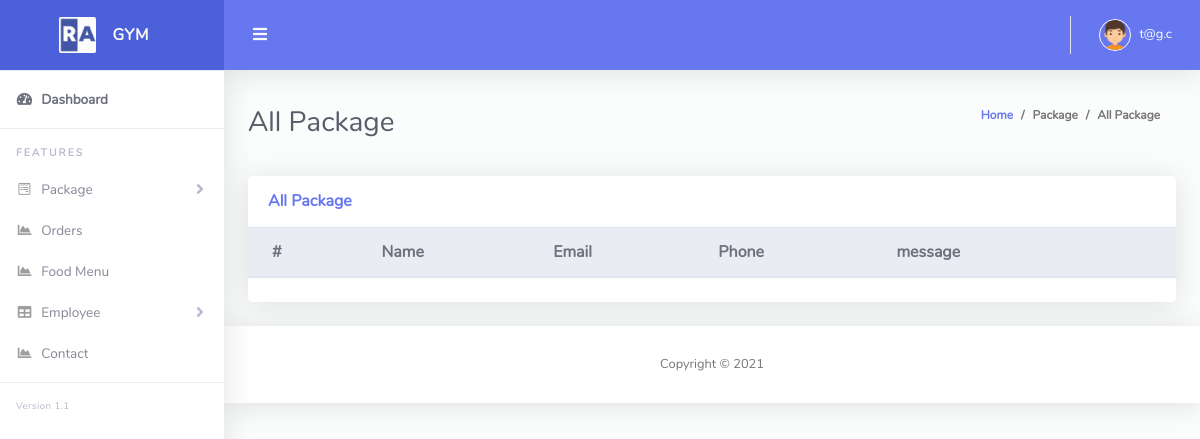
The page /admin/contact.php (signed in) on the database as committed earlier.
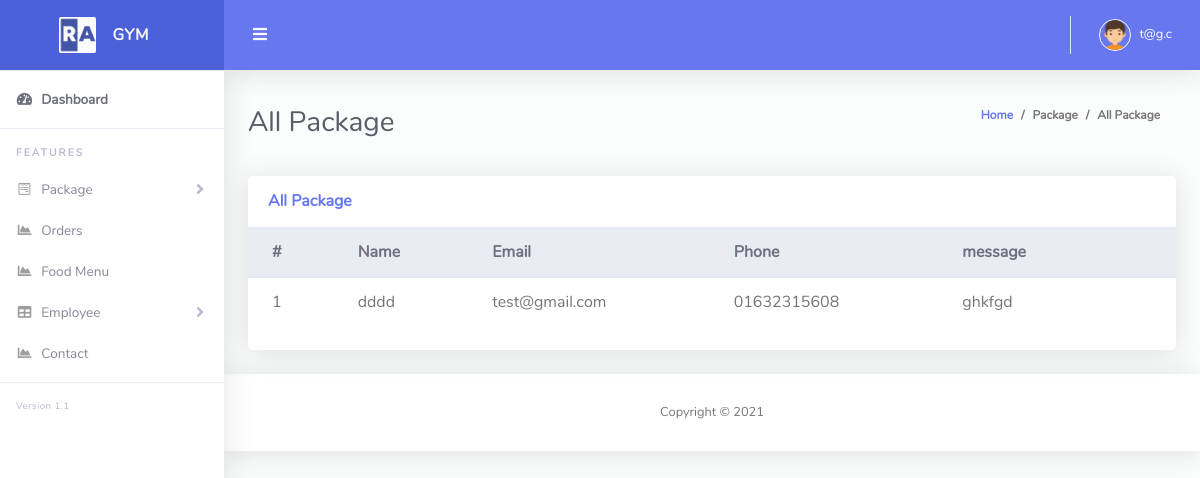
The same page on the database as committed later.
### tables this page shows
CREATE TABLE `contact_table` (
  `id` int(11) NOT NULL,
  `name` varchar(151) NOT NULL,
  `email` varchar(150) NOT NULL,
  `phone` varchar(150) NOT NULL,
  `message` text NOT NULL
);

### Classes/DB.php (called while the page is built, shortened)
<?php
class DB
{
    public $servername = "localhost";
    public $username = "root";
    public $password = "";
    public $dbname = "gym";
    public function connect(){
        $this->conn = new mysqli($this->servername, $this->username, $this->password, $this->dbname);
        if ($this->conn->connect_error) {
          die("Connection failed: " . $this->conn->connect_error);
        }
        else{
            return $msg =  "connected";
        }
    }
}
?>

### Classes/ContactClass.php (called while the page is built, shortened)
<?php
include_once 'db.php';
class ContactClass extends DB
{
        public function viewContact(){
            $qry = "SELECT * from contact_table";
			$result = $this->conn->query($qry);
            return $result;
        }
    }

### admin/contact.php (the view, shortened to what this page needs)
<?php include 'layouts/header.php';
?>
<div class="container-fluid" id="container-wrapper">
    <div class="d-sm-flex align-items-center justify-content-between mb-4">
    <h1 class="h3 mb-0 text-gray-800">All Package</h1>
    <ol class="breadcrumb">
        <li class="breadcrumb-item"><a href="./">Home</a></li>
        <li class="breadcrumb-item">Package</li>
        <li class="breadcrumb-item active" aria-current="page">All Package</li>
    </ol>
    </div>
    <div class="row">
        <div class="col-lg-12 mb-4">
            <div class="card">
            <div class="card-header py-3 d-flex flex-row align-items-center justify-content-between">
                <h6 class="m-0 font-weight-bold text-primary">All Package</h6>
            </div>
            <div class="table-responsive">
                <table class="table align-items-center table-flush">
                <thead class="thead-light">
                    <tr>
                        <th>#</th>
                        <th> Name</th>
                        <th>Email</th>
                        <th>Phone</th>
                        <th>message</th>
                        <th></th>
                    </tr>
                </thead>
                <tbody>
                    <?php
                        $i = 0;
                        $viewdata = $cont->viewContact();
                        foreach($viewdata as $value){
                    ?>
                    <tr>
                        <td><?php echo $i+=1; ?></td>
                        <td><?php echo $value['name']; ?></td>
                        <td><?php echo $value['email']; ?></td>
                        <td><?php echo $value['phone']; ?></td>
                        <td><?php echo $value['message']; ?></td>
                    </tr>
                    <?php } ?>
                </tbody>
                </table>
            </div>
            <div class="card-footer"></div>
            </div>
        </div>
    </div>
</div>
<?php include 'layouts/footer.php';?>

Rows that differ between the two databases and show on the page:
added contact_table: name "dddd", email "test@gmail.com", phone "01632315608", message "ghkfgd"
